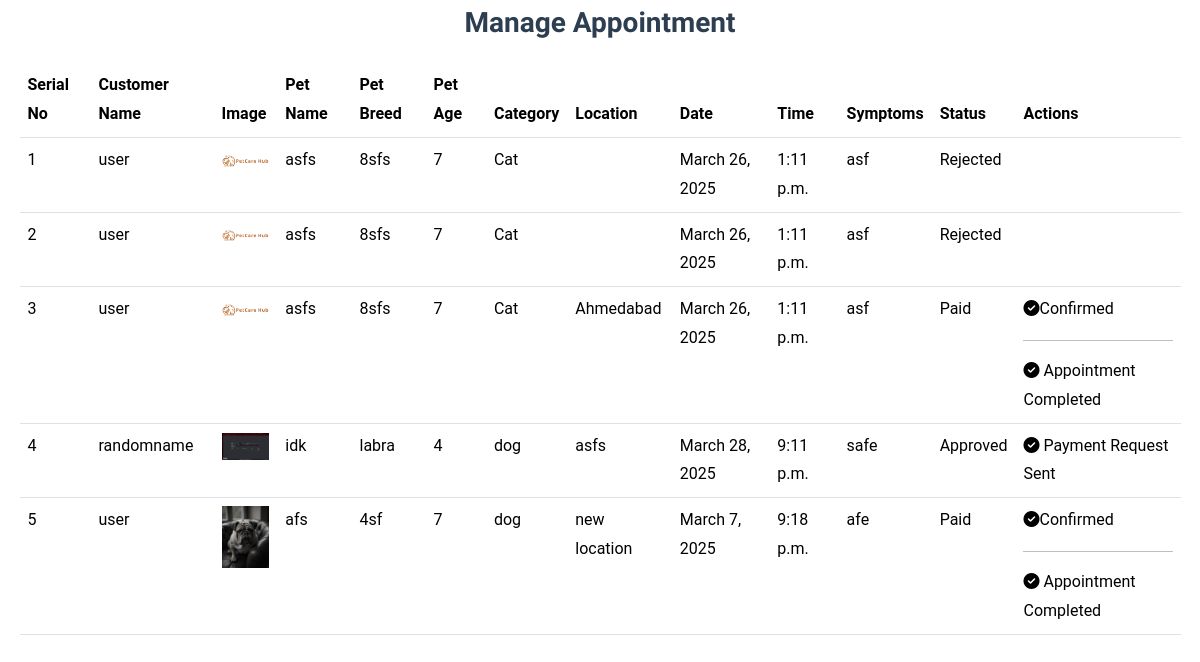
The page /manageAppoint/ (signed in, lower part) on the database as committed earlier.
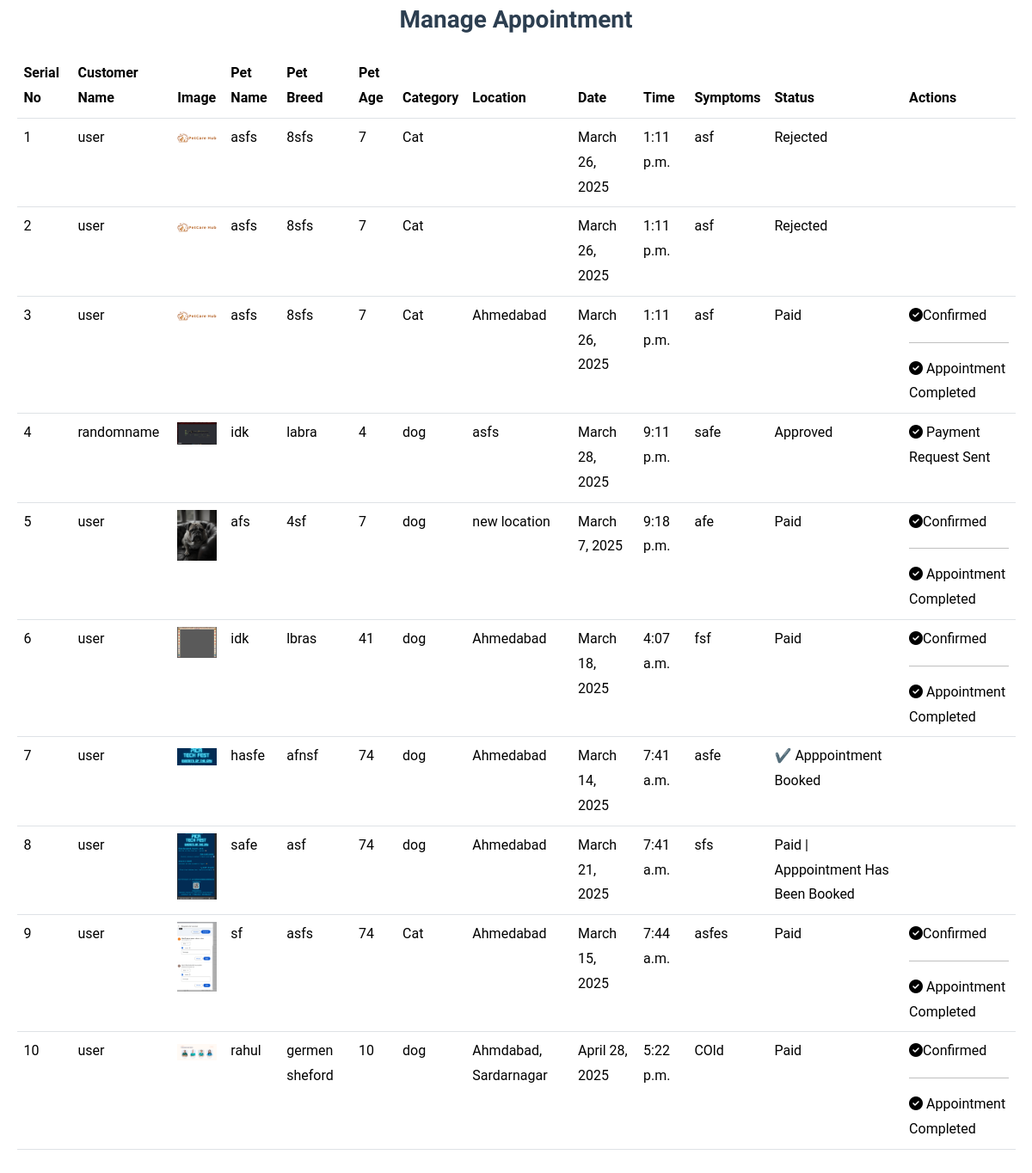
The same page on the database as committed later.
### myapp/models.py (models this page shows, shortened)
class Appointment(models.Model):
    userid = models.ForeignKey(userRegisterDB,on_delete=models.CASCADE)
    vetid = models.ForeignKey(vetRegisterDB,on_delete=models.CASCADE)
    petname = models.CharField(max_length=30)
    petphoto = models.ImageField(upload_to='photos')
    petCategory = models.ForeignKey(petCategoryDB,on_delete=models.CASCADE)
    breed = models.CharField(max_length=20)
    age = models.IntegerField()
    symptoms = models.CharField(max_length=20)
    status = models.CharField(max_length=30,null=True,default="Pending")
    dateofappo = models.DateField()
    timeofappo = models.TimeField()
    TimeStamp =models.DateTimeField(auto_now=True)
    location = models.TextField(null=True,default="")
    def __str__(self):
        return self.vetid.Name

class userRegisterDB(models.Model):
    Name = models.CharField(max_length=30)
    Email = models.EmailField()
    Password = models.CharField(max_length=40)
    Address = models.TextField()
    Gender = models.CharField(max_length=10)
    PhoneNo = models.BigIntegerField()
    TimeStamp = models.DateTimeField(auto_now_add=True)
    def __str__(self):
        return self.Name

class petCategoryDB(models.Model):
    petCategory = models.CharField(max_length=20)
    def __str__(self):
        return self.petCategory

### myapp/views.py (the view)
# urls.py: path('manageAppoint/',views.manageAppoint),
def manageAppoint(request):
    vet_id = request.session.get("vet_log_id")  # Get the logged-in vet ID
    fetchdata = Appointment.objects.filter(vetid=vet_id)  # Fetch appointments for the vet
    for appointment in fetchdata:
        report_exists = reportFromVet.objects.filter(appointmentid=appointment).exists()
        appointment.report_status = "Report Available" if report_exists else "No Report"
    print(fetchdata)
    context = {
        "data": fetchdata
    }
    return render(request, "manageAppointment.html", context)

### myapp/templates/manageAppointment.html (shortened to what this page needs)
<!DOCTYPE html>
<html lang="en">
<head>
    <link rel="stylesheet" href="/static/css/bootstrap.min.css">
    <link rel="stylesheet" href="/static/css/all-fontawesome.min.css">
    <link rel="stylesheet" href="/static/css/icomoon.css">
    <link rel="stylesheet" href="/static/css/animate.min.css">
    <link rel="stylesheet" href="/static/css/magnific-popup.min.css">
    <link rel="stylesheet" href="/static/css/owl.carousel.min.css">
    <link rel="stylesheet" href="/static/css/style.css">
</head>
<body>
  {% include 'vetNav.html' %}
    <main class="main">
        <div class="container my-5">
            <h3 class="text-center mb-4" style="color: #2c3e50; font-weight: bold;">Manage Appointment</h3>
            <div class="table-responsive">
                <table class="table table-hover">
                    <thead style="background-color:#ad5f2f;">
                        <tr>
                            <th>Serial No</th>
                            <th>Customer Name</th>
                            <th>Image</th>
                            <th>Pet Name</th>
                            <th>Pet Breed</th>
                            <th>Pet Age</th>
                            <th>Category</th>
                            <th>Location</th>
                            <th>Date</th>
                            <th>Time</th>
                            <th>Symptoms</th>
                            <th>Status</th>
                            <th>Actions</th>
                        </tr>
                    </thead>
                    <tbody>
                    {% for i in data %}
                        <tr>
                            <td>  {{forloop.counter }}</td>
                            <td>{{ i.userid }}</td>
                            <td><img src="/media/{{ i.petphoto }}" class="product-img" alt="Pet Image" width="50"></td>
                            <td>{{ i.petname }}</td>
                            <td>{{ i.breed }}</td>
                            <td>{{ i.age }}</td>
                            <td>{{ i.petCategory }} </td>
                             <td>{{ i.location }}</td>
                            <td>{{ i.dateofappo }}</td>
                            <td>{{ i.timeofappo }}</td>
                            <td>{{ i.symptoms }}</td>
                            <td>{{ i.status }}</td>
                    <td>
                        {% if i.status == "Approved" %}
                           <p><i class="fas fa-check-circle"></i> Payment Request Sent</p>
                        {% elif i.status == "Pending" %}
                            <a href="/accept/{{ i.id }}" class="btn-accept">✔ Accept</a>
                            <a href="/reject/{{ i.id }}" class="btn-reject">✖ Reject</a>
                        {% elif i.status == "Paid" %}
                        <p><i class="fas fa-check-circle"></i>Confirmed</p><hr>
                            {%if i.report_status == "Report Available" %}
                             <i class="fas fa-check-circle"></i> Appointment Completed
                            {%else%}
                            <a href="/uploadr/{{ i.id }}" class="btn btn-success btn-sm d-flex align-items-center gap-1 text-white text-decoration-none">
                                <i class="fas fa-check-circle"></i> Appointment Completed
                            </a>
                            {%endif%}
                        {% endif %}
                    </td>
                    </tr>
                    {% endfor %}
                    </tbody>
                </table>
            </div>
        </div>
    </main>
</body>
</html>

### myapp/templates/vetNav.html (shortened to what this page needs)
{% include 'messages.html' %}

### myapp/templates/messages.html (shortened to what this page needs)
<!DOCTYPE html>
<html lang="en">
<head>
</head>
<body>
</body>
</html>

### myapp/static/css/style.css (style rules this page uses)
*, *:before, *:after { box-sizing: inherit; }
* { scroll-behavior: inherit !important; }
html, body { height: auto; width: 100%; margin: 0; padding: 0; overflow-x: hidden; box-sizing: border-box; }
body { font-family: 'Roboto', sans-serif; font-style: normal; font-size: 16px; font-weight: normal; color: #c98449; line-height: 1.8; }
h1, h2, h3, h4, h5, h6 { color: #393D72; margin: 0px; font-weight: 600; font-family: 'Baloo Thambi 2', cursive; line-height: 1.2; }
h3 { font-size: 28px; }
p { margin: 0px; }
.img, img { max-width: 100%; -webkit-transition: all 0.3s ease-out 0s; -moz-transition: all 0.3s ease-out 0s; -ms-transition: all 0.3s ease-out 0s; -o-transition: all 0.3s ease-out 0s; transition: all 0.3s ease-out 0s; height: auto; }
*::placeholder { color: #999; font-size: 16px; opacity: 1; }
@media (min-width: 1200px) { .container, .container-sm, .container-md, .container-lg, .container-xl { max-width: 1185px; } }
.main { margin-top: -2.8rem; }

### myapp/templates/manageAppointment.html (style rules this page uses)
.table-responsive { width: 100%; max-width: 100%; }

Rows that differ between the two databases and show on the page:
added Appointment: userid "user", petphoto (picture), petname "idk", breed "lbras", age "41", petCategory "dog", location "Ahmedabad", dateofappo "March 18, 2025", timeofappo "4:07 a.m.", symptoms "fsf", status "Paid", shows "Confirmed", shows "Appointment Completed"
added Appointment: userid "user", petphoto (picture), petname "hasfe", breed "afnsf", age "74", petCategory "dog", location "Ahmedabad", dateofappo "March 14, 2025", timeofappo "7:41 a.m.", symptoms "asfe", status "✔️ Apppointment Booked"
added Appointment: userid "user", petphoto (picture), petname "safe", breed "asf", age "74", petCategory "dog", location "Ahmedabad", dateofappo "March 21, 2025", timeofappo "7:41 a.m.", symptoms "sfs", status "Paid | Apppointment Has Been Booked"
added Appointment: userid "user", petphoto (picture), petname "sf", breed "asfs", age "74", petCategory "Cat", location "Ahmedabad", dateofappo "March 15, 2025", timeofappo "7:44 a.m.", symptoms "asfes", status "Paid", shows "Confirmed", shows "Appointment Completed"
added Appointment: userid "user", petphoto (picture), petname "rahul", breed "germen sheford", age "10", petCategory "dog", location "Ahmdabad, Sardarnagar", dateofappo "April 28, 2025", timeofappo "5:22 p.m.", symptoms "COld", status "Paid", shows "Confirmed", shows "Appointment Completed"
